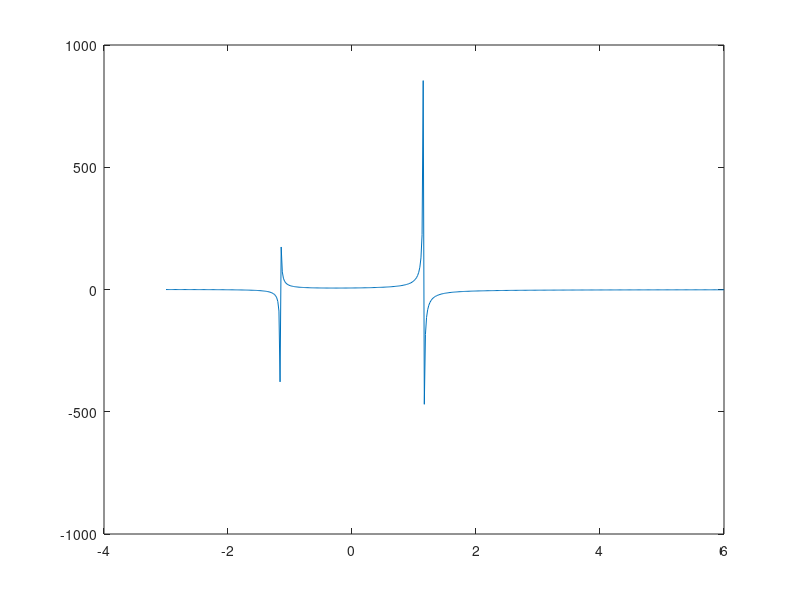

The MATLAB script that drew this image: (Note: this script raises an error after producing the figure.)
x = linspace(-3,6,500); % Use a lot of points just to be safe
y = ((x + 5).^2) ./ (4 - 3*x.^2);

plot(x,y);
hold on
plot(x,y,'o','MarkerIndices',1:10:length(x),'MarkerFaceColor','red')
ylim([-20 20]);
grid on
title('plot of $$ f(x) = \frac{(x+5)^2}{4 - 3x^2} $$','interpreter','latex'); 
xlabel('x')
ylabel('y')
hold off
saveas(gcf,'A3Q7','png'); %Autosave the figure